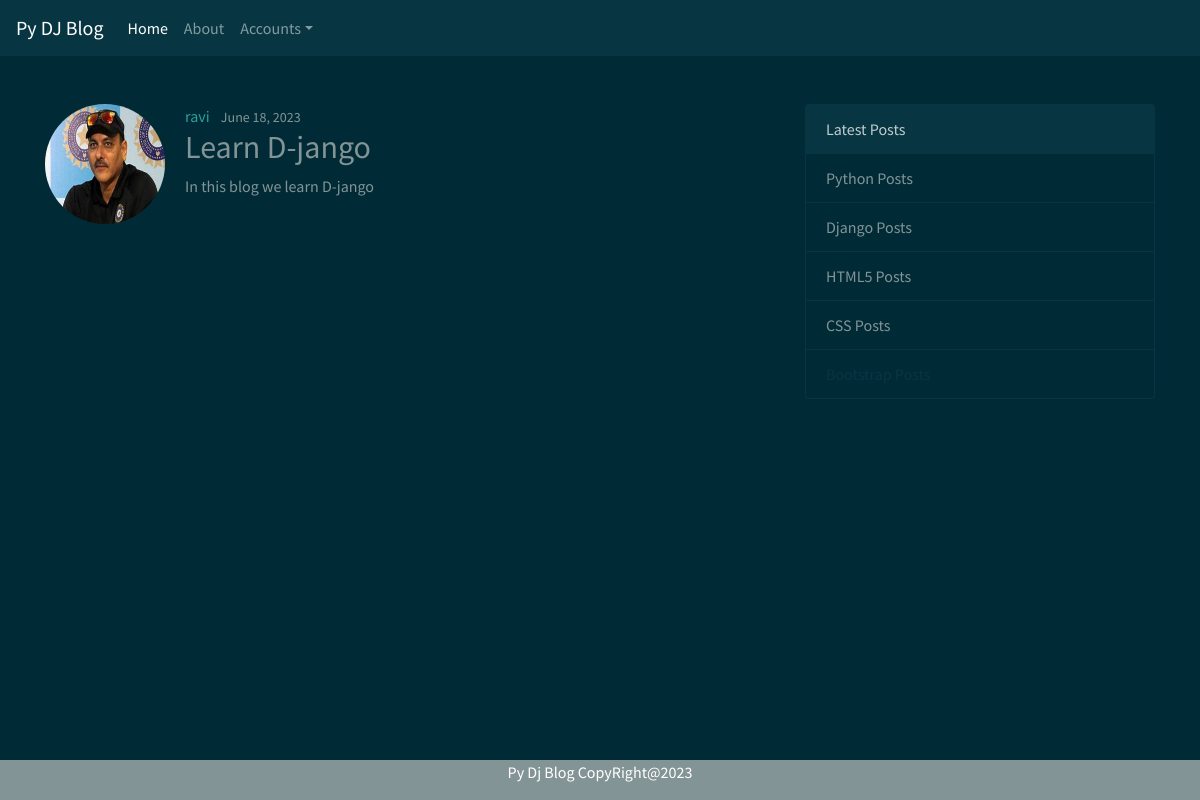
Screenshot of /post/3 with the database file from the repository.
### blog/models.py (models this page shows, shortened)
class Post(models.Model):
    title = models.CharField(max_length= 100)
    content = models.TextField()
    date_posted = models.DateTimeField(default= timezone.now)
    author = models.ForeignKey(User,on_delete= models.CASCADE)

### user/models.py (models this page shows, shortened)
class Profile(models.Model):
    user = models.OneToOneField(User, on_delete=models.CASCADE)
    image = models.ImageField(default='profile_pics/default.jpg', upload_to='profile_pics')
    mobile_regex = RegexValidator(regex=r'^\+?1?\d{9,15}$', message="Mobile number must be entered in the format: '+999999999'. Up to 15 digits allowed.")
    mobile = models.CharField(validators=[mobile_regex], max_length=17,default="+91***********")

### blog/views.py (the view)
# urls.py: path('post/<int:pk>',views.PostDetailView.as_view(),name="post-detail"),
class PostDetailView(DetailView):
    model = Post
    template_name = 'post_detail.html'

### blog/templates/post_detail.html (shortened to what this page needs)
{% extends 'base.html' %}
{% block content %}
<article class="media content-section">
    <img class="rounded-circle article-img" style="width: 120px; height: 120px ; margin-right: 20px;" src="{{ object.author.profile.image.url }}">
    <div class="media-body">
        <div class="article-metadata">
            <a class="mr-2" href="#">{{ object.author }}</a>
            <small class="text-muted">{{ object.date_posted|date:"F d, Y" }}</small>
        </div>
        <h2 class="article-title">{{ object.title }}</h2>
        <p class="article-content">{{ object.content }}</p>
    </div>
</article>
{% endblock %}

### rows the page displays
Post: author.profile.image (picture), author "ravi", date_posted "June 18, 2023", title "Learn D-jango", content "In this blog we learn D-jango"
